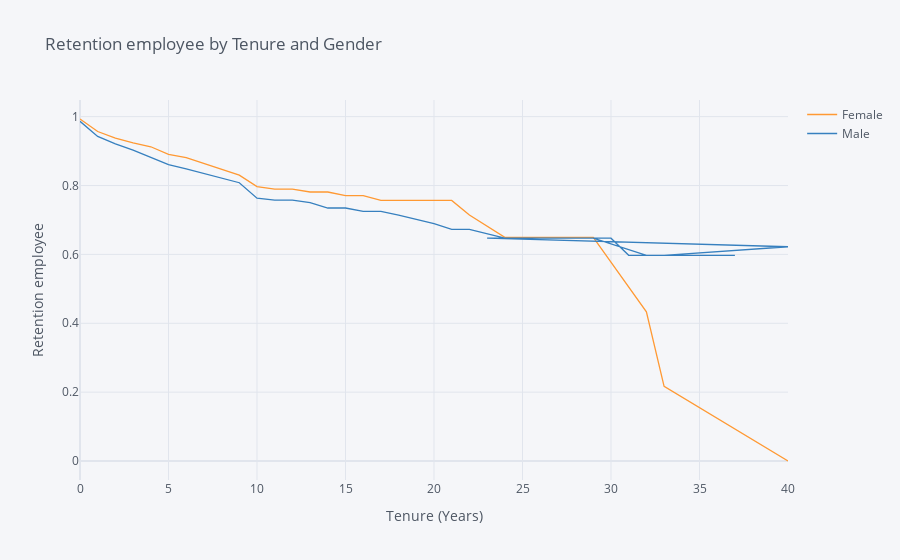

Notebook source saved alongside this figure:
### Markdown cell above
## 2. Compare the plot above with one that plots employee retention rates by gender over the number of years the employee has been working for the company.

### Code cell
rates = survival(data, 'Gender', 'YearsAtCompany', 'Attrition')

rates.iplot(kind='line', xTitle='Tenure (Years)', yTitle='Retention employee',
            title='Retention employee by Tenure and Gender')

### Figure 1 — Plotly figure (JSON) as saved in the notebook; plotly's stock layout.template omitted (floating-point values rounded to 4 significant figures)
{"data": [{"line": {"color": "rgba(255, 153, 51, 1.0)", "dash": "solid", "shape": "linear", "width": 1.3}, "mode": "lines", "name": "Female", "text": "", "type": "scatter", "x": [0, 1, 2, 3, 4, 5, 6, 7, 8, 9, 10, 11, 12, 13, 14, 15, 16, 17, 18, 19, 20, 21, 22, 24, 25, 26, 27, 29, 32, 33, 40, 23, 30, 31, 34, 36, 37], "y": [0.9932, 0.9568, 0.938, 0.9239, 0.9126, 0.8906, 0.8813, 0.8642, 0.8487, 0.8303, 0.7969, 0.7898, 0.7898, 0.7812, 0.7812, 0.7704, 0.7704, 0.7566, 0.7566, 0.7566, 0.7566, 0.7566, 0.7146, 0.6496, 0.6496, 0.6496, 0.6496, 0.6496, 0.4331, 0.2165, 0, "", "", "", "", "", ""]}, {"line": {"color": "rgba(55, 128, 191, 1.0)", "dash": "solid", "shape": "linear", "width": 1.3}, "mode": "lines", "name": "Male", "text": "", "type": "scatter", "x": [0, 1, 2, 3, 4, 5, 6, 7, 8, 9, 10, 11, 12, 13, 14, 15, 16, 17, 18, 19, 20, 21, 22, 24, 25, 26, 27, 29, 32, 33, 40, 23, 30, 31, 34, 36, 37], "y": [0.9864, 0.9425, 0.921, 0.9029, 0.8815, 0.861, 0.8483, 0.8342, 0.8206, 0.8081, 0.7634, 0.7577, 0.7577, 0.7506, 0.7347, 0.7347, 0.725, 0.725, 0.714, 0.7021, 0.6894, 0.6729, 0.6729, 0.6471, 0.6471, 0.6471, 0.6471, 0.6471, 0.5973, 0.5973, 0.6222, 0.6471, 0.6471, 0.5973, 0.5973, 0.5973, 0.5973]}], "layout": {"autosize": true, "legend": {"bgcolor": "#F5F6F9", "font": {"color": "#4D5663"}}, "paper_bgcolor": "#F5F6F9", "plot_bgcolor": "#F5F6F9", "title": {"font": {"color": "#4D5663"}, "text": "Retention employee by Tenure and Gender"}, "xaxis": {"autorange": true, "gridcolor": "#E1E5ED", "range": [0, 40], "showgrid": true, "tickfont": {"color": "#4D5663"}, "title": {"font": {"color": "#4D5663"}, "text": "Tenure (Years)"}, "type": "linear", "zerolinecolor": "#E1E5ED"}, "yaxis": {"autorange": true, "gridcolor": "#E1E5ED", "range": [-0.05518, 1.048], "showgrid": true, "tickfont": {"color": "#4D5663"}, "title": {"font": {"color": "#4D5663"}, "text": "Retention employee"}, "type": "linear", "zerolinecolor": "#E1E5ED"}}}
